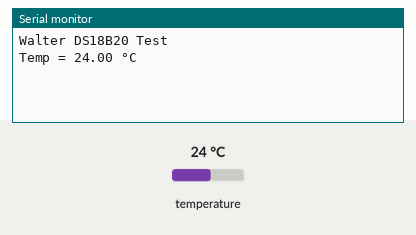
Recording of a sketch running on a simulated Arduino Uno, built with avr-gcc and run on an emulated ATmega328P. On the bench: the last lines printed to the serial monitor. The inputs (shaded band) are chosen by the test bench; at power-on: temperature 24 °C.

Above: at 7.2 s.
7.3 s: temperature set to 12 °C
At 9.3 s:
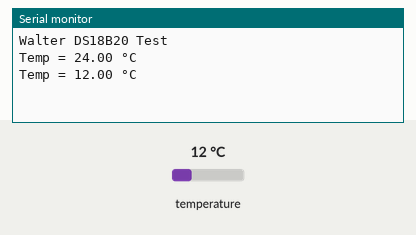
9.7 s: temperature set to 19 °C
At 11.7 s:
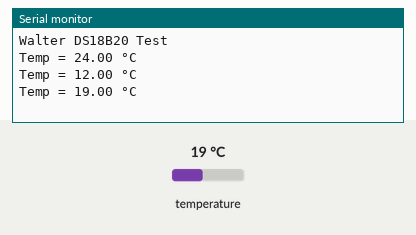
Timing chart, 0 to 13.2 s (numbered marks = the images above; inputs shaded):
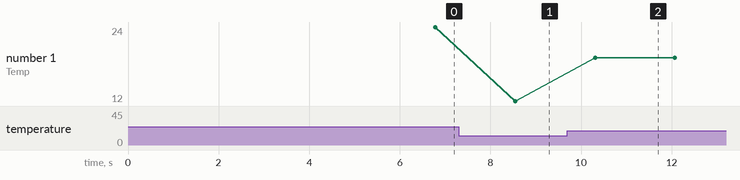

The sketch:

Walter_DS18B20_Test.ino
```cpp
/*
 * File: Walter_DS18B20_Test.ino
 *
 * Query Temperature of the Environment by DS18B20 connected to Walter-Module
 *
 * created by Claus Kühnel 2025-07-04 info@ckuehnel.ch
 *
 * Arduino IDE 2.3.10 compiled @ 2026-06-20
 */
#include <Wire.h>
#include <OneWire.h>
#include <DallasTemperature.h>

// Pin-Konfiguration
#define PWR_3V3_EN_PIN 0
#define ONE_WIRE_BUS 10  // DS18B20 Datenleitung an Pin GPIO10

// Objekte für DS18B20 und OLED
OneWire oneWire(ONE_WIRE_BUS);
DallasTemperature sensors(&oneWire);


void setup()
{
  // Serieller Monitor
  Serial.begin(115200);
  delay(5000);
  Serial.println("Walter DS18B20 Test");

  // Switched 3V3 on
  pinMode(PWR_3V3_EN_PIN, OUTPUT);
  digitalWrite(PWR_3V3_EN_PIN, LOW);

  // DS18B20 initialisieren
  sensors.begin();
  delay(1000);
}

void loop()
{
  // Temperatur messen
  sensors.requestTemperatures();
  float temperatureC = sensors.getTempCByIndex(0);

  // Temperatur auf dem seriellen Monitor ausgeben
  Serial.print(F("Temp = "));
  Serial.print(temperatureC);
  Serial.println(F(" °C"));


  // Kurze Pause
  delay(1000);
}
```

Measured:
- after the input at 7.3 s, the serial monitor: prints a new line after 1.2 s (image 1)
- after the input at 9.7 s, the serial monitor: prints a new line after 0.61 s (image 2)
- plotted number 1: 24 → 12 after the input at 7.3 s, 12 → 19 after the input at 9.7 s
